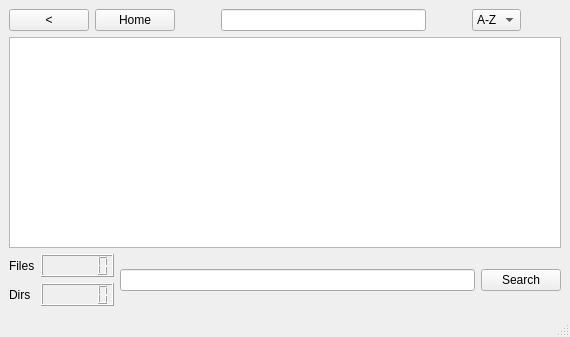
<?xml version="1.0" encoding="UTF-8"?>
<ui version="4.0">
 <class>MainWindow</class>
 <widget class="QMainWindow" name="MainWindow">
  <property name="geometry">
   <rect>
    <x>0</x>
    <y>0</y>
    <width>570</width>
    <height>337</height>
   </rect>
  </property>
  <property name="windowTitle">
   <string>MainWindow</string>
  </property>
  <widget class="QWidget" name="centralwidget">
   <layout class="QGridLayout" name="gridLayout_5">
    <item row="0" column="0">
     <layout class="QGridLayout" name="gridLayout_3">
      <item row="0" column="0">
       <layout class="QGridLayout" name="navBarLayout">
        <item row="0" column="2">
         <widget class="QLineEdit" name="absolutePath"/>
        </item>
        <item row="0" column="3">
         <layout class="QGridLayout" name="buttonsRight">
          <item row="0" column="0">
           <spacer name="horizontalSpacer_2">
            <property name="orientation">
             <enum>Qt::Horizontal</enum>
            </property>
            <property name="sizeType">
             <enum>QSizePolicy::Minimum</enum>
            </property>
            <property name="sizeHint" stdset="0">
             <size>
              <width>40</width>
              <height>20</height>
             </size>
            </property>
           </spacer>
          </item>
          <item row="0" column="1">
           <widget class="QComboBox" name="order">
            <item>
             <property name="text">
              <string>A-Z</string>
             </property>
            </item>
            <item>
             <property name="text">
              <string>Z-A</string>
             </property>
            </item>
           </widget>
          </item>
          <item row="0" column="2">
           <spacer name="horizontalSpacer_3">
            <property name="orientation">
             <enum>Qt::Horizontal</enum>
            </property>
            <property name="sizeType">
             <enum>QSizePolicy::Minimum</enum>
            </property>
            <property name="sizeHint" stdset="0">
             <size>
              <width>40</width>
              <height>20</height>
             </size>
            </property>
           </spacer>
          </item>
         </layout>
        </item>
        <item row="0" column="0">
         <layout class="QGridLayout" name="buttonsLeft">
          <item row="0" column="0">
           <widget class="QPushButton" name="backPath">
            <property name="text">
             <string>&lt;</string>
            </property>
           </widget>
          </item>
          <item row="0" column="1">
           <widget class="QPushButton" name="homeButton">
            <property name="text">
             <string>Home</string>
            </property>
           </widget>
          </item>
         </layout>
        </item>
        <item row="0" column="1">
         <spacer name="horizontalSpacer">
          <property name="orientation">
           <enum>Qt::Horizontal</enum>
          </property>
          <property name="sizeType">
           <enum>QSizePolicy::Minimum</enum>
          </property>
          <property name="sizeHint" stdset="0">
           <size>
            <width>40</width>
            <height>20</height>
           </size>
          </property>
         </spacer>
        </item>
       </layout>
      </item>
      <item row="1" column="0">
       <layout class="QGridLayout" name="gridLayout_2">
        <item row="0" column="0">
         <widget class="QTreeView" name="threeView"/>
        </item>
       </layout>
      </item>
      <item row="2" column="0">
       <layout class="QGridLayout" name="bottomLayout">
        <item row="0" column="0">
         <layout class="QGridLayout" name="gridLayout_4">
          <item row="0" column="0">
           <layout class="QGridLayout" name="filesCountLayout">
            <item row="0" column="0">
             <widget class="QLabel" name="labelFilesTxt">
              <property name="text">
               <string>Files</string>
              </property>
             </widget>
            </item>
            <item row="0" column="1">
             <widget class="QLCDNumber" name="lcdFilesCounter">
              <property name="digitCount">
               <number>6</number>
              </property>
             </widget>
            </item>
           </layout>
          </item>
          <item row="1" column="0">
           <layout class="QGridLayout" name="dirsCountLayout">
            <item row="0" column="0">
             <widget class="QLabel" name="labelDirsTxt">
              <property name="text">
               <string>Dirs</string>
              </property>
             </widget>
            </item>
            <item row="0" column="1">
             <widget class="QLCDNumber" name="lcdNumber_2">
              <property name="digitCount">
               <number>6</number>
              </property>
             </widget>
            </item>
           </layout>
          </item>
         </layout>
        </item>
        <item row="0" column="1">
         <layout class="QGridLayout" name="gridLayout">
          <item row="0" column="1">
           <widget class="QPushButton" name="searchButton">
            <property name="text">
             <string>Search</string>
            </property>
           </widget>
          </item>
          <item row="0" column="0">
           <widget class="QLineEdit" name="pathToSearch"/>
          </item>
         </layout>
        </item>
       </layout>
      </item>
     </layout>
    </item>
   </layout>
  </widget>
  <widget class="QStatusBar" name="statusbar"/>
 </widget>
 <resources/>
 <connections/>
</ui>
